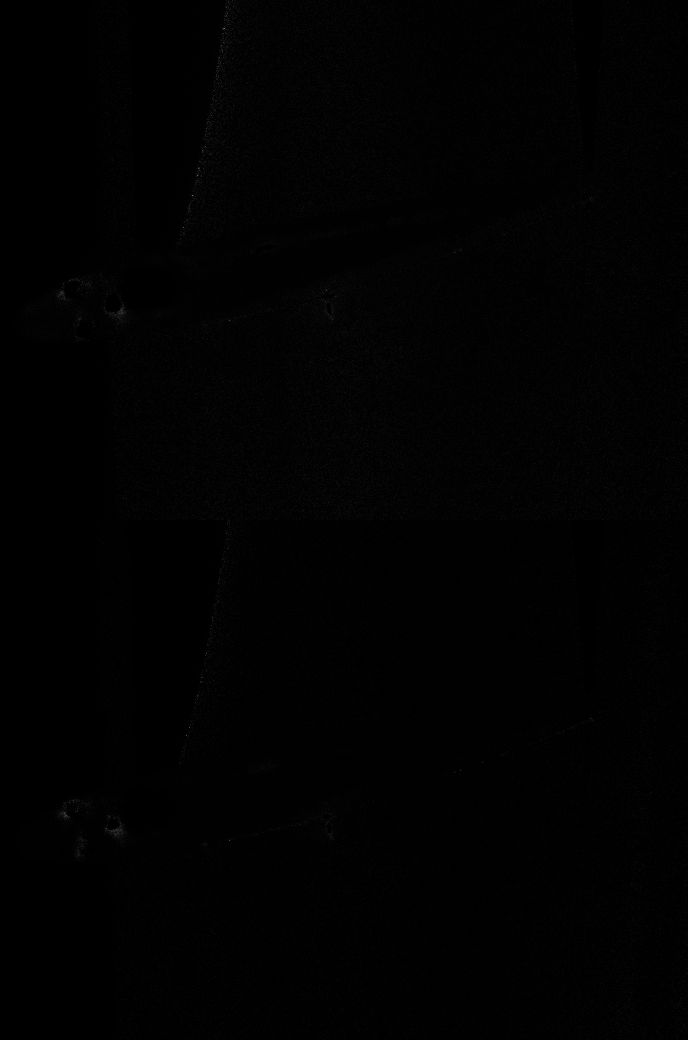
%> input picture DIY_PIV_Code/B00003.tif, 1376 x 2080 px (shown at 1/2 size)
$ octave PIV_process.m   (GNU Octave 9; MATLAB toolbox functions it lacks are replaced by stand-ins)
%> lines starting %> are read from the running program, lines starting %| are printed output that depends on the picture
### DIY_PIV_Code/read_airfoil.m
function [x,y]=read_airfoil(filename)

fid=fopen([filename],'r');

for i=1:2
    line=fgetl(fid);
end

[A,count]=fscanf(fid,'%g',[2,inf]);

x = A(1,:);
y = A(2,:);

### DIY_PIV_Code/PIV_process.m
%steve brust 4049195
%simple PIV script to show the theory behind the experimental technique.
%The plotted images during processing show the correlation map in the upper
%left, the two upper right images are frames A and B (with resulting vector
%overlayed) of the image pair separated by the time step, dt, and lastly,
%the bottom image shows the interrogation window travelling across the
%image. After processing a full vector field over an original image is
%shown. Airfoil used was a NACA 0012.
clear all, close all, clc

%1 will result in processing display (slow)
%0 will go straight to results
code_processing_visualization = 0;

%load image
%good quality recording from experiment
image_data = imread('B00003.tif');
%> image_data is the input picture: size 2080x1376 uint16; min 0, max 3943, mean 25.1

dt = 80e-6; %80 [us]
mag_fac = 0.059168; %magnification factor [-]

%settings
AoA = 15;

%find number of rows for splitting
[n_rows, ~] = size(image_data);
%> n_rows = 2080

%separate the two images
image_a = image_data(1:n_rows/2,:);
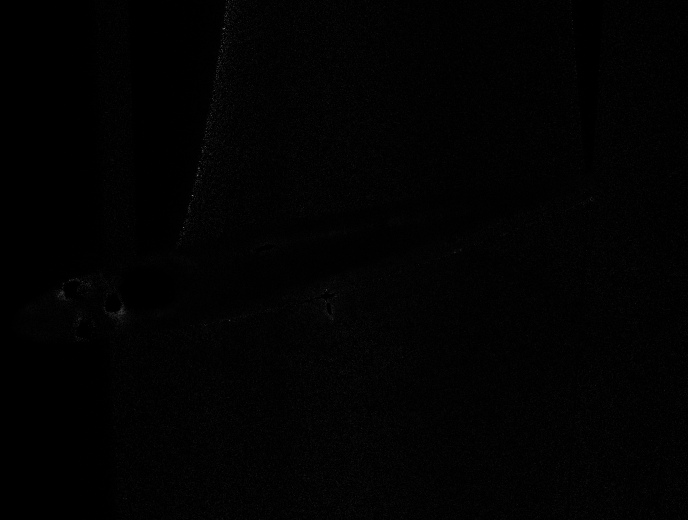
%> image_a: size 1040x1376 uint16 (shown at 1/2 size); min 0, max 3546, mean 32.5; drawn with min black and max white
image_b = image_data(n_rows/2+1:end,:);

%find the number of rows and columns
[n_rows, n_cols] = size(image_a);
%> n_rows = 1040; n_cols = 1376

%corresponds to window size of 32
window_size = 32;

row_index = [0:n_rows/window_size];
%> row_index = 33 values from 0 to 32
col_index = [0:n_cols/window_size];
%> col_index = 44 values from 0 to 43

%storing cen_x cen_y dx dy
vector_vals = zeros(length(col_index)-1,4,length(row_index)-1);

for j = 1:length(row_index)-1
    for i = 1:length(col_index)-1

        window_a = image_a(row_index(j)*window_size+1:row_index(j+1)*window_size,...
            col_index(i)*window_size+1:col_index(i+1)*window_size);

        window_b = image_b(row_index(j)*window_size+1:row_index(j+1)*window_size,...
            col_index(i)*window_size+1:col_index(i+1)*window_size);

        window_a = double(window_a);
        window_b = double(window_b);

        window_a = window_a - mean(window_a(:));
        window_b = window_b - mean(window_b(:));

        cross_cor_result = xcorr2(window_b, window_a);

        [max_x,max_y] = find(cross_cor_result == max(cross_cor_result(:)));
        dx = max_x - window_size;
        dy = max_y - window_size;

        vector_vals(i,1,j) = window_size + (i-1)*2*window_size;
        vector_vals(i,2,j) = (window_size + (j-1)*2*window_size);

        vector_vals(i,3,j) = dx;
        vector_vals(i,4,j) = dy;

        if code_processing_visualization == 1
            %figure display
            %row_index(j), col_index(i)
            subplot(3,3,1); surf(cross_cor_result)
            subplot(3,3,2); imagesc(window_a)
            subplot(3,3,3); imagesc(window_b)
            hold on
            quiver(16,16,dy,dx,'color',[1 .5 0],'LineWidth',2)
            hold off
            subplot(3,3,4:9); image(image_a)
            hold on
            plot([col_index(i)*window_size col_index(i+1)*window_size+1],...
                [row_index(j)*window_size row_index(j)*window_size],...
                'r','LineWidth',1) %top horiz. line
            plot([col_index(i)*window_size col_index(i+1)*window_size+1],...
                [row_index(j+1)*window_size row_index(j+1)*window_size],...
                'r','LineWidth',1) %bottom horiz. line
            plot([col_index(i)*window_size col_index(i)*window_size+1],...
                [row_index(j)*window_size row_index(j+1)*window_size],...
                'r','LineWidth',1) %left vert. line
            plot([col_index(i+1)*window_size col_index(i+1)*window_size+1],...
                [row_index(j)*window_size row_index(j+1)*window_size],...
                'r','LineWidth',1) %right vert. line
            hold off
            pause
            %pause(0.01)
        end
    end
end

for i = 1:size(vector_vals,3)
    for j = 1:size(vector_vals,1)
        magnitude = sqrt((vector_vals(j,3,i)*(6.45e-6)/((dt)*mag_fac))^2 ...
            + (vector_vals(j,4,i)*(6.45e-6)/((dt)*mag_fac))^2);
        if magnitude > 15
            vector_vals(j,3,i) = 0;%vector_vals(j,3,i)*0.01
            vector_vals(j,4,i) = 0;%vector_vals(j,4,i)*0.01
        end
    end
end
%> this loop made 32 passes

%erase the leading values that are messed up
vector_vals(1:6,3:4,:) = 0;

fig = figure;

imagesc(imresize(image_a, 2))
hold on

%dy and dx have been flipped
quiver(vector_vals(:,1,:),vector_vals(:,2,:),...
    vector_vals(:,4,:)*(6.45e-6)/((dt)*mag_fac),...
    vector_vals(:,3,:)*(6.45e-6)/((dt)*mag_fac),'color',[1 .5 0])
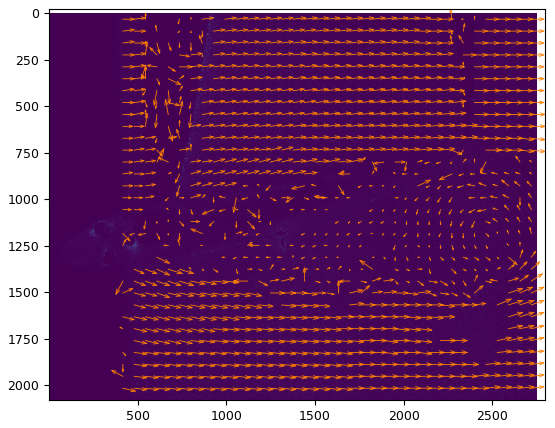
%> figure redrawn from the program's plot data

[airfoil_x,airfoil_y] = read_airfoil('seligdatfile.dat');
%> the run ends on the next line
